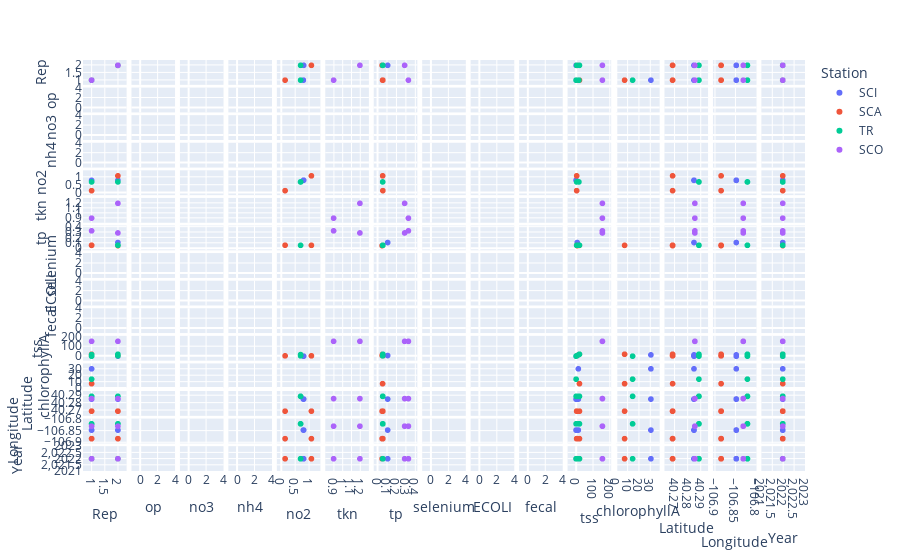

This figure's notebook cell:
### Code cell
#dimensions=['op', 'no3', 'nh4', 'tkn', 'tp', 'selenium', 'ECOLI', 'fecal', 'tss', 'Flow']
dimensions=dfx.select_dtypes(include=np.number).columns
#dfx = dfx.select_dtypes(include=np.number)
fig = px.scatter_matrix(dfx, dimensions, color='Station', height=1250)
fig.show()

### Figure 1 — Plotly figure (JSON) as saved in the notebook; plotly's stock layout.template omitted (floating-point values rounded to 4 significant figures)
{"data": [{"dimensions": [{"axis": {"matches": true}, "label": "Rep", "values": [1, 2, 1, 2]}, {"axis": {"matches": true}, "label": "op", "values": [null, null, null, null]}, {"axis": {"matches": true}, "label": "no3", "values": [null, null, null, null]}, {"axis": {"matches": true}, "label": "nh4", "values": [null, null, null, null]}, {"axis": {"matches": true}, "label": "no2", "values": [null, null, 0.81, 0.82]}, {"axis": {"matches": true}, "label": "tkn", "values": [null, null, null, null]}, {"axis": {"matches": true}, "label": "tp", "values": [null, 0.11, null, null]}, {"axis": {"matches": true}, "label": "selenium", "values": [null, null, null, null]}, {"axis": {"matches": true}, "label": "ECOLI", "values": [null, null, null, null]}, {"axis": {"matches": true}, "label": "fecal", "values": [null, null, null, null]}, {"axis": {"matches": true}, "label": "tss", "values": [13.33, 6.667, 0, 0]}, {"axis": {"matches": true}, "label": "chlorophyllA", "values": [30.65, null, null, null]}, {"axis": {"matches": true}, "label": "Latitude", "values": [40.29, 40.29, 40.29, 40.29]}, {"axis": {"matches": true}, "label": "Longitude", "values": [-106.8, -106.8, -106.8, -106.8]}, {"axis": {"matches": true}, "label": "Year", "values": [2022, 2022, 2022, 2022]}], "hovertemplate": "Station=SCI<br>%{xaxis.title.text}=%{x}<br>%{yaxis.title.text}=%{y}<extra></extra>", "legendgroup": "SCI", "marker": {"color": "#636efa", "symbol": "circle"}, "name": "SCI", "showlegend": true, "type": "splom"}, {"dimensions": [{"axis": {"matches": true}, "label": "Rep", "values": [1, 2, 1, 2]}, {"axis": {"matches": true}, "label": "op", "values": [null, null, null, null]}, {"axis": {"matches": true}, "label": "no3", "values": [null, null, null, null]}, {"axis": {"matches": true}, "label": "nh4", "values": [null, null, null, null]}, {"axis": {"matches": true}, "label": "no2", "values": [null, null, 0.15, 1.1]}, {"axis": {"matches": true}, "label": "tkn", "values": [null, null, null, null]}, {"axis": {"matches": true}, "label": "tp", "values": [0.056, 0.051, 0.059, 0.057]}, {"axis": {"matches": true}, "label": "selenium", "values": [null, null, null, null]}, {"axis": {"matches": true}, "label": "ECOLI", "values": [null, null, null, null]}, {"axis": {"matches": true}, "label": "fecal", "values": [null, null, null, null]}, {"axis": {"matches": true}, "label": "tss", "values": [20, 6.667, 3.333, 3.333]}, {"axis": {"matches": true}, "label": "chlorophyllA", "values": [7.37, null, null, null]}, {"axis": {"matches": true}, "label": "Latitude", "values": [40.27, 40.27, 40.27, 40.27]}, {"axis": {"matches": true}, "label": "Longitude", "values": [-106.9, -106.9, -106.9, -106.9]}, {"axis": {"matches": true}, "label": "Year", "values": [2022, 2022, 2022, 2022]}], "hovertemplate": "Station=SCA<br>%{xaxis.title.text}=%{x}<br>%{yaxis.title.text}=%{y}<extra></extra>", "legendgroup": "SCA", "marker": {"color": "#EF553B", "symbol": "circle"}, "name": "SCA", "showlegend": true, "type": "splom"}, {"dimensions": [{"axis": {"matches": true}, "label": "Rep", "values": [1, 2, 1, 2]}, {"axis": {"matches": true}, "label": "op", "values": [null, null, null, null]}, {"axis": {"matches": true}, "label": "no3", "values": [null, null, null, null]}, {"axis": {"matches": true}, "label": "nh4", "values": [null, null, null, null]}, {"axis": {"matches": true}, "label": "no2", "values": [null, null, 0.71, 0.71]}, {"axis": {"matches": true}, "label": "tkn", "values": [null, null, null, null]}, {"axis": {"matches": true}, "label": "tp", "values": [null, 0.059, null, 0.057]}, {"axis": {"matches": true}, "label": "selenium", "values": [null, null, null, null]}, {"axis": {"matches": true}, "label": "ECOLI", "values": [null, null, null, null]}, {"axis": {"matches": true}, "label": "fecal", "values": [null, null, null, null]}, {"axis": {"matches": true}, "label": "tss", "values": [0, 20, 16.67, 3.333]}, {"axis": {"matches": true}, "label": "chlorophyllA", "values": [14.44, null, null, null]}, {"axis": {"matches": true}, "label": "Latitude", "values": [40.29, 40.29, 40.29, 40.29]}, {"axis": {"matches": true}, "label": "Longitude", "values": [-106.8, -106.8, -106.8, -106.8]}, {"axis": {"matches": true}, "label": "Year", "values": [2022, 2022, 2022, 2022]}], "hovertemplate": "Station=TR<br>%{xaxis.title.text}=%{x}<br>%{yaxis.title.text}=%{y}<extra></extra>", "legendgroup": "TR", "marker": {"color": "#00cc96", "symbol": "circle"}, "name": "TR", "showlegend": true, "type": "splom"}, {"dimensions": [{"axis": {"matches": true}, "label": "Rep", "values": [1, 2]}, {"axis": {"matches": true}, "label": "op", "values": [null, null]}, {"axis": {"matches": true}, "label": "no3", "values": [null, null]}, {"axis": {"matches": true}, "label": "nh4", "values": [null, null]}, {"axis": {"matches": true}, "label": "no2", "values": [null, null]}, {"axis": {"matches": true}, "label": "tkn", "values": [0.9, 1.2]}, {"axis": {"matches": true}, "label": "tp", "values": [0.33, 0.29]}, {"axis": {"matches": true}, "label": "selenium", "values": [null, null]}, {"axis": {"matches": true}, "label": "ECOLI", "values": [null, null]}, {"axis": {"matches": true}, "label": "fecal", "values": [null, null]}, {"axis": {"matches": true}, "label": "tss", "values": [156.7, 156.7]}, {"axis": {"matches": true}, "label": "chlorophyllA", "values": [null, null]}, {"axis": {"matches": true}, "label": "Latitude", "values": [40.29, 40.29]}, {"axis": {"matches": true}, "label": "Longitude", "values": [-106.8, -106.8]}, {"axis": {"matches": true}, "label": "Year", "values": [2022, 2022]}], "hovertemplate": "Station=SCO<br>%{xaxis.title.text}=%{x}<br>%{yaxis.title.text}=%{y}<extra></extra>", "legendgroup": "SCO", "marker": {"color": "#ab63fa", "symbol": "circle"}, "name": "SCO", "showlegend": true, "type": "splom"}], "layout": {"autosize": true, "dragmode": "select", "legend": {"title": {"text": "Station"}, "tracegroupgap": 0}, "margin": {"t": 60}, "xaxis": {"autorange": true, "range": [0.858, 2.142], "type": "linear"}, "xaxis10": {"autorange": true, "range": [-1, 4]}, "xaxis11": {"autorange": true, "range": [-22.24, 178.9], "type": "linear"}, "xaxis12": {"autorange": true, "range": [4.065, 33.95], "type": "linear"}, "xaxis13": {"autorange": true, "range": [40.27, 40.29], "type": "linear"}, "xaxis14": {"autorange": true, "range": [-106.9, -106.8], "type": "linear"}, "xaxis15": {"autorange": true, "range": [2021, 2023], "type": "linear"}, "xaxis2": {"autorange": true, "range": [-1, 4]}, "xaxis3": {"autorange": true, "range": [-1, 4]}, "xaxis4": {"autorange": true, "range": [-1, 4]}, "xaxis5": {"autorange": true, "range": [0.01514, 1.235], "type": "linear"}, "xaxis6": {"autorange": true, "range": [0.8574, 1.243]}, "xaxis7": {"autorange": true, "range": [0.01139, 0.3696], "type": "linear"}, "xaxis8": {"autorange": true, "range": [-1, 4]}, "xaxis9": {"autorange": true, "range": [-1, 4]}, "yaxis": {"autorange": true, "range": [0.858, 2.142], "type": "linear"}, "yaxis10": {"autorange": true, "range": [-1, 4]}, "yaxis11": {"autorange": true, "range": [-22.24, 178.9], "type": "linear"}, "yaxis12": {"autorange": true, "range": [4.065, 33.95], "type": "linear"}, "yaxis13": {"autorange": true, "range": [40.27, 40.29], "type": "linear"}, "yaxis14": {"autorange": true, "range": [-106.9, -106.8], "type": "linear"}, "yaxis15": {"autorange": true, "range": [2021, 2023], "type": "linear"}, "yaxis2": {"autorange": true, "range": [-1, 4]}, "yaxis3": {"autorange": true, "range": [-1, 4]}, "yaxis4": {"autorange": true, "range": [-1, 4]}, "yaxis5": {"autorange": true, "range": [0.01514, 1.235], "type": "linear"}, "yaxis6": {"autorange": true, "range": [0.8574, 1.243]}, "yaxis7": {"autorange": true, "range": [0.01139, 0.3696], "type": "linear"}, "yaxis8": {"autorange": true, "range": [-1, 4]}, "yaxis9": {"autorange": true, "range": [-1, 4]}}}
